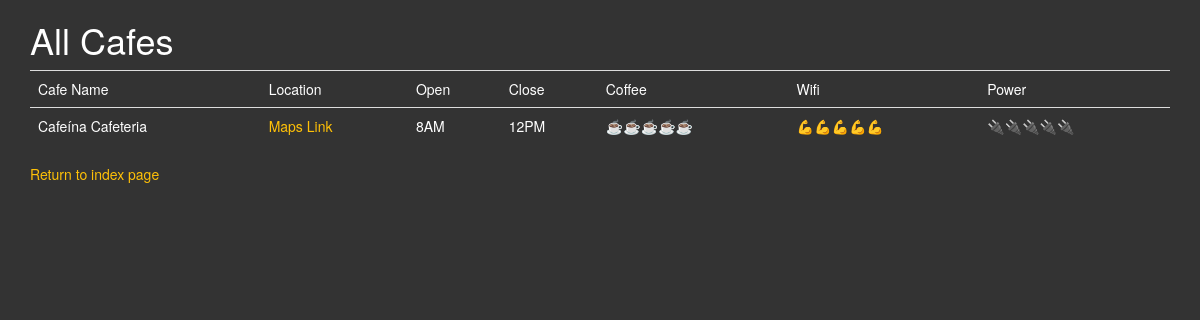
/cafes, run on an earlier commit of the app's database.
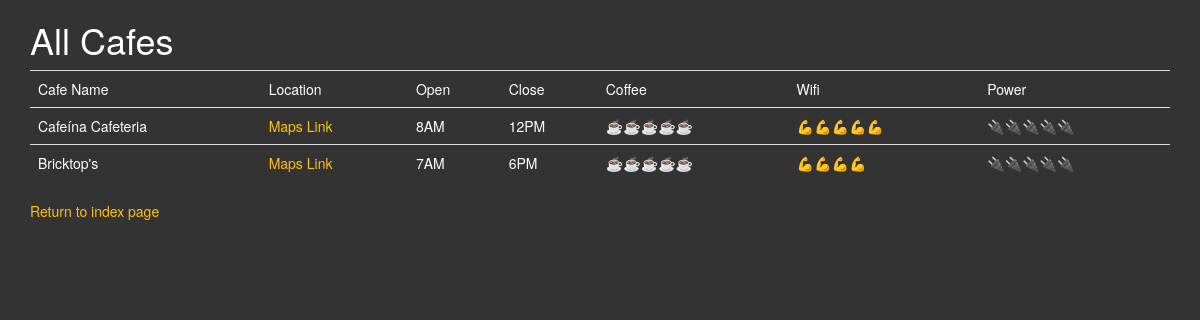
And on a later commit of the database.
### main.py (models this page shows)
class Cafe(db.Model):
    id = db.Column(db.Integer, primary_key=True)
    cafe = db.Column(db.String(250), nullable=False)
    location_url = db.Column(db.String(250), unique=True, nullable=False)
    open_time = db.Column(db.String(250), nullable=False)
    closing_time = db.Column(db.String(250), nullable=False)
    rating = db.Column(db.String(250), nullable=False)
    wifi_strength = db.Column(db.String(250), nullable=False)
    sockets = db.Column(db.String(250), nullable=False)

### main.py (the view)
@app.route('/cafes')
def cafes():
    with open('cafe-data.csv', newline='', encoding='utf-8') as csv_file:
        cafes = db.session.query(Cafe).all()
        list_of_rows = []
        for cafe in cafes:
            list_of_rows.append([cafe.cafe,cafe.location_url,cafe.open_time,cafe.closing_time,cafe.rating,cafe.wifi_strength,cafe.sockets])
    return render_template('cafes.html', cafes=list_of_rows)

### templates/cafes.html (shortened to what this page needs)
{% extends 'bootstrap/base.html' %}
{% block content %}
<link rel="stylesheet" href="{{ url_for('static', filename='/css/styles.css') }}">
<div class="container">
  <div class="row">
    <div class="col-sm-12">
      <h1>All Cafes</h1>
	  <table class="table">
          <tr>
              <td>Cafe Name</td>
              <td>Location</td>
              <td>Open</td>
              <td>Close</td>
              <td>Coffee</td>
              <td>Wifi</td>
              <td>Power</td>
          </tr>
          {% for row in cafes %}
          <tr>
              {% for item in row%}
              <td>
                  {% if item[:4]!="http" %}
                  {{ item }}
                  {% else %}
                   <a href={{item}}>Maps Link</a>
                  {% endif %}
                  </td>
              {% endfor %}
          </tr>
          {% endfor %}
  	  </table>
      <p><a href="/">Return to index page</a></p>
    </div>
  </div>
</div>
{% endblock %}

### static/css/styles.css (style rules this page uses)
body { background-color: #333; color: white; }
a { color: #ffc107; }

What changed in the data, as far as the page shows it:
added Cafe: cafe "Bricktop's", open_time "7AM", closing_time "6PM", rating "☕☕☕☕☕", wifi_strength "💪💪💪💪", sockets "🔌🔌🔌🔌🔌"
